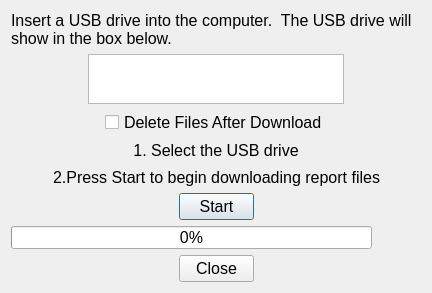
<?xml version="1.0" encoding="UTF-8"?>
<ui version="4.0">
 <class>DlgDownloadReports</class>
 <widget class="QDialog" name="DlgDownloadReports">
  <property name="geometry">
   <rect>
    <x>0</x>
    <y>0</y>
    <width>432</width>
    <height>293</height>
   </rect>
  </property>
  <property name="font">
   <font>
    <pointsize>12</pointsize>
   </font>
  </property>
  <property name="windowTitle">
   <string>Download Reports</string>
  </property>
  <layout class="QHBoxLayout" name="horizontalLayout_7">
   <item>
    <layout class="QVBoxLayout" name="verticalLayout">
     <item>
      <widget class="QLabel" name="lblInsertUsbDrive">
       <property name="font">
        <font>
         <pointsize>12</pointsize>
        </font>
       </property>
       <property name="text">
        <string>Insert a USB drive into the computer.  The USB drive will show in the box below.</string>
       </property>
       <property name="alignment">
        <set>Qt::AlignLeading|Qt::AlignLeft|Qt::AlignTop</set>
       </property>
       <property name="wordWrap">
        <bool>true</bool>
       </property>
      </widget>
     </item>
     <item>
      <layout class="QHBoxLayout" name="horizontalLayout_6">
       <item>
        <spacer name="horizontalSpacer_11">
         <property name="orientation">
          <enum>Qt::Horizontal</enum>
         </property>
         <property name="sizeHint" stdset="0">
          <size>
           <width>40</width>
           <height>20</height>
          </size>
         </property>
        </spacer>
       </item>
       <item>
        <widget class="QListWidget" name="lwUsbDrives">
         <property name="minimumSize">
          <size>
           <width>0</width>
           <height>0</height>
          </size>
         </property>
         <property name="maximumSize">
          <size>
           <width>381</width>
           <height>51</height>
          </size>
         </property>
         <property name="font">
          <font>
           <pointsize>12</pointsize>
          </font>
         </property>
        </widget>
       </item>
       <item>
        <spacer name="horizontalSpacer_12">
         <property name="orientation">
          <enum>Qt::Horizontal</enum>
         </property>
         <property name="sizeHint" stdset="0">
          <size>
           <width>40</width>
           <height>20</height>
          </size>
         </property>
        </spacer>
       </item>
      </layout>
     </item>
     <item>
      <layout class="QHBoxLayout" name="horizontalLayout_3">
       <item>
        <spacer name="horizontalSpacer_5">
         <property name="orientation">
          <enum>Qt::Horizontal</enum>
         </property>
         <property name="sizeHint" stdset="0">
          <size>
           <width>40</width>
           <height>20</height>
          </size>
         </property>
        </spacer>
       </item>
       <item>
        <widget class="QCheckBox" name="cbDeleteAfterDownload">
         <property name="font">
          <font>
           <pointsize>12</pointsize>
          </font>
         </property>
         <property name="text">
          <string>Delete Files After Download</string>
         </property>
        </widget>
       </item>
       <item>
        <spacer name="horizontalSpacer_6">
         <property name="orientation">
          <enum>Qt::Horizontal</enum>
         </property>
         <property name="sizeHint" stdset="0">
          <size>
           <width>40</width>
           <height>20</height>
          </size>
         </property>
        </spacer>
       </item>
      </layout>
     </item>
     <item>
      <layout class="QHBoxLayout" name="horizontalLayout_4">
       <item>
        <spacer name="horizontalSpacer_7">
         <property name="orientation">
          <enum>Qt::Horizontal</enum>
         </property>
         <property name="sizeHint" stdset="0">
          <size>
           <width>40</width>
           <height>20</height>
          </size>
         </property>
        </spacer>
       </item>
       <item>
        <widget class="QLabel" name="lblSelectUsbDrive">
         <property name="text">
          <string>1. Select the USB drive</string>
         </property>
         <property name="alignment">
          <set>Qt::AlignHCenter|Qt::AlignTop</set>
         </property>
        </widget>
       </item>
       <item>
        <spacer name="horizontalSpacer_8">
         <property name="orientation">
          <enum>Qt::Horizontal</enum>
         </property>
         <property name="sizeHint" stdset="0">
          <size>
           <width>40</width>
           <height>20</height>
          </size>
         </property>
        </spacer>
       </item>
      </layout>
     </item>
     <item>
      <layout class="QHBoxLayout" name="horizontalLayout_5">
       <item>
        <spacer name="horizontalSpacer_9">
         <property name="orientation">
          <enum>Qt::Horizontal</enum>
         </property>
         <property name="sizeHint" stdset="0">
          <size>
           <width>40</width>
           <height>20</height>
          </size>
         </property>
        </spacer>
       </item>
       <item>
        <widget class="QLabel" name="label">
         <property name="text">
          <string>2.Press Start to begin downloading report files</string>
         </property>
         <property name="alignment">
          <set>Qt::AlignCenter</set>
         </property>
        </widget>
       </item>
       <item>
        <spacer name="horizontalSpacer_10">
         <property name="orientation">
          <enum>Qt::Horizontal</enum>
         </property>
         <property name="sizeHint" stdset="0">
          <size>
           <width>40</width>
           <height>20</height>
          </size>
         </property>
        </spacer>
       </item>
      </layout>
     </item>
     <item>
      <layout class="QHBoxLayout" name="horizontalLayout_2">
       <item>
        <spacer name="horizontalSpacer_3">
         <property name="orientation">
          <enum>Qt::Horizontal</enum>
         </property>
         <property name="sizeHint" stdset="0">
          <size>
           <width>40</width>
           <height>20</height>
          </size>
         </property>
        </spacer>
       </item>
       <item>
        <widget class="QPushButton" name="pbStartDownload">
         <property name="minimumSize">
          <size>
           <width>75</width>
           <height>27</height>
          </size>
         </property>
         <property name="maximumSize">
          <size>
           <width>75</width>
           <height>27</height>
          </size>
         </property>
         <property name="text">
          <string>Start</string>
         </property>
        </widget>
       </item>
       <item>
        <spacer name="horizontalSpacer_4">
         <property name="orientation">
          <enum>Qt::Horizontal</enum>
         </property>
         <property name="sizeHint" stdset="0">
          <size>
           <width>40</width>
           <height>20</height>
          </size>
         </property>
        </spacer>
       </item>
      </layout>
     </item>
     <item>
      <widget class="QProgressBar" name="pbDownload">
       <property name="minimumSize">
        <size>
         <width>361</width>
         <height>23</height>
        </size>
       </property>
       <property name="maximumSize">
        <size>
         <width>361</width>
         <height>23</height>
        </size>
       </property>
       <property name="value">
        <number>0</number>
       </property>
       <property name="alignment">
        <set>Qt::AlignCenter</set>
       </property>
      </widget>
     </item>
     <item>
      <layout class="QHBoxLayout" name="horizontalLayout">
       <item>
        <spacer name="horizontalSpacer">
         <property name="orientation">
          <enum>Qt::Horizontal</enum>
         </property>
         <property name="sizeHint" stdset="0">
          <size>
           <width>40</width>
           <height>20</height>
          </size>
         </property>
        </spacer>
       </item>
       <item>
        <widget class="QDialogButtonBox" name="bbCloseDownloadDialog">
         <property name="minimumSize">
          <size>
           <width>75</width>
           <height>27</height>
          </size>
         </property>
         <property name="maximumSize">
          <size>
           <width>75</width>
           <height>27</height>
          </size>
         </property>
         <property name="orientation">
          <enum>Qt::Horizontal</enum>
         </property>
         <property name="standardButtons">
          <set>QDialogButtonBox::Close</set>
         </property>
         <property name="centerButtons">
          <bool>true</bool>
         </property>
        </widget>
       </item>
       <item>
        <spacer name="horizontalSpacer_2">
         <property name="orientation">
          <enum>Qt::Horizontal</enum>
         </property>
         <property name="sizeHint" stdset="0">
          <size>
           <width>40</width>
           <height>20</height>
          </size>
         </property>
        </spacer>
       </item>
      </layout>
     </item>
    </layout>
   </item>
  </layout>
 </widget>
 <resources/>
 <connections>
  <connection>
   <sender>bbCloseDownloadDialog</sender>
   <signal>accepted()</signal>
   <receiver>DlgDownloadReports</receiver>
   <slot>accept()</slot>
   <hints>
    <hint type="sourcelabel">
     <x>248</x>
     <y>254</y>
    </hint>
    <hint type="destinationlabel">
     <x>157</x>
     <y>274</y>
    </hint>
   </hints>
  </connection>
  <connection>
   <sender>bbCloseDownloadDialog</sender>
   <signal>rejected()</signal>
   <receiver>DlgDownloadReports</receiver>
   <slot>reject()</slot>
   <hints>
    <hint type="sourcelabel">
     <x>316</x>
     <y>260</y>
    </hint>
    <hint type="destinationlabel">
     <x>286</x>
     <y>274</y>
    </hint>
   </hints>
  </connection>
 </connections>
</ui>
